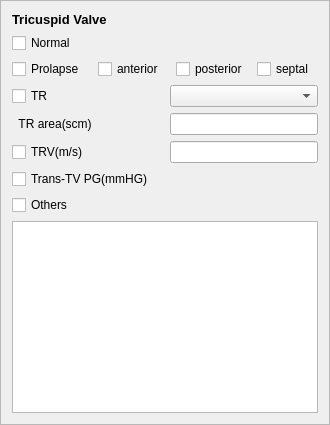
        <widget class="QFrame" name="frame_6">
         <property name="frameShape">
          <enum>QFrame::StyledPanel</enum>
         </property>
         <property name="frameShadow">
          <enum>QFrame::Raised</enum>
         </property>
         <layout class="QGridLayout" name="gridLayout_9">
          <item row="0" column="0" colspan="2">
           <widget class="QLabel" name="label_80">
            <property name="text">
             <string>&lt;html&gt;&lt;head/&gt;&lt;body&gt;&lt;p&gt;&lt;span style=&quot; font-size:10pt; font-weight:600;&quot;&gt;Tricuspid Valve &lt;/span&gt;&lt;/p&gt;&lt;/body&gt;&lt;/html&gt;</string>
            </property>
           </widget>
          </item>
          <item row="1" column="0">
           <widget class="QCheckBox" name="T_normal_check">
            <property name="text">
             <string>Normal</string>
            </property>
           </widget>
          </item>
          <item row="2" column="0">
           <widget class="QCheckBox" name="T_pro_check">
            <property name="text">
             <string>Prolapse</string>
            </property>
           </widget>
          </item>
          <item row="2" column="3">
           <widget class="QCheckBox" name="T_post_check">
            <property name="text">
             <string>posterior </string>
            </property>
           </widget>
          </item>
          <item row="2" column="4">
           <widget class="QCheckBox" name="T_septal_check">
            <property name="text">
             <string>septal </string>
            </property>
           </widget>
          </item>
          <item row="3" column="0">
           <widget class="QCheckBox" name="T_TR_check">
            <property name="text">
             <string>TR</string>
            </property>
           </widget>
          </item>
          <item row="3" column="2" colspan="3">
           <widget class="QComboBox" name="T_TR_combo">
            <item>
             <property name="text">
              <string/>
             </property>
            </item>
            <item>
             <property name="text">
              <string>mild</string>
             </property>
            </item>
            <item>
             <property name="text">
              <string>moderate</string>
             </property>
            </item>
            <item>
             <property name="text">
              <string>moderately severe</string>
             </property>
            </item>
            <item>
             <property name="text">
              <string>severe</string>
             </property>
            </item>
           </widget>
          </item>
          <item row="4" column="0">
           <widget class="QLabel" name="label_81">
            <property name="text">
             <string>  TR area(scm)</string>
            </property>
           </widget>
          </item>
          <item row="4" column="2" colspan="3">
           <widget class="QLineEdit" name="T_TRarea_input"/>
          </item>
          <item row="5" column="2" colspan="3">
           <widget class="QLineEdit" name="T_TRV_input"/>
          </item>
          <item row="6" column="0" colspan="2">
           <widget class="QCheckBox" name="T_TV_check">
            <property name="text">
             <string>Trans-TV PG(mmHG)</string>
            </property>
           </widget>
          </item>
          <item row="7" column="0">
           <widget class="QCheckBox" name="T_others_check">
            <property name="text">
             <string>Others</string>
            </property>
           </widget>
          </item>
          <item row="8" column="0" colspan="5">
           <widget class="QTextEdit" name="T_others">
            <property name="sizePolicy">
             <sizepolicy hsizetype="Preferred" vsizetype="Preferred">
              <horstretch>0</horstretch>
              <verstretch>0</verstretch>
             </sizepolicy>
            </property>
           </widget>
          </item>
          <item row="2" column="1">
           <widget class="QCheckBox" name="T_anter_check">
            <property name="text">
             <string>anterior</string>
            </property>
           </widget>
          </item>
          <item row="5" column="0" colspan="2">
           <widget class="QCheckBox" name="T_TRV_check">
            <property name="text">
             <string>TRV(m/s)</string>
            </property>
           </widget>
          </item>
         </layout>
        </widget>
